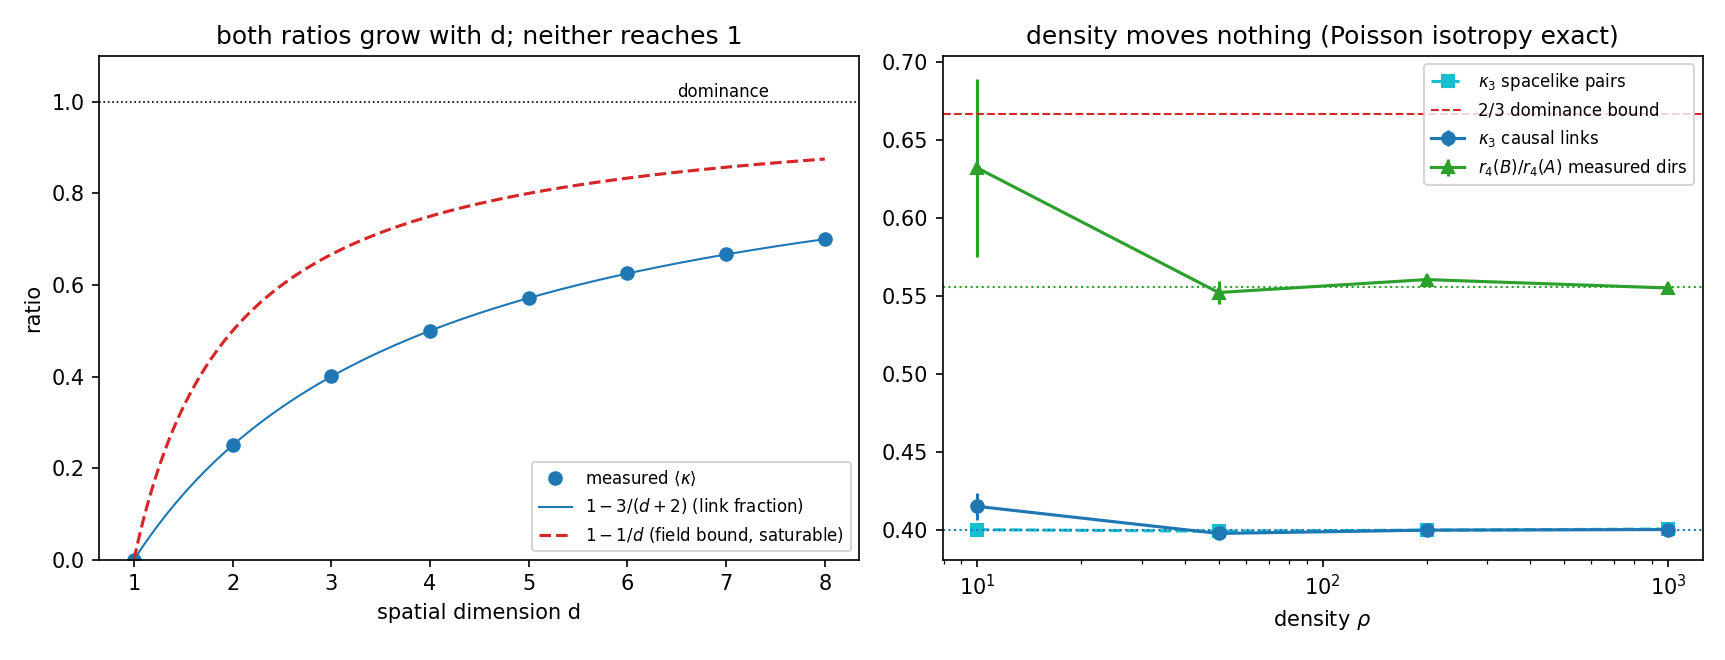

The script that saved this image:
"""SD3 -- does K/S grow with any network parameter (d, rho, link type)?

Pre-registered (SKYRME_DOMINANCE.md addendum, items 2, 3, 5, 9):

  (a) mean cross-channel fraction of an isotropic link direction:
      <kappa>(d) = 1 - 3/(d+2): d=1 -> 0 (no commutator channel), d=2 -> 1/4,
      d=3 -> 2/5, d=4 -> 1/2, d=5 -> 4/7, d->inf -> 1. GROWS with d, but
  (b) the field bound K <= (1-1/d) S and the net-quartic gap
      3S-2K >= (1+2/d) S > 0 close in step: no d reaches dominance;
  (c) density: Poisson isotropy is exact at every rho (spatial directions of
      causal links in a diamond are uniform on S^2 by symmetry). Prediction:
      kappa(rho) = const = 2/5 within noise ~ N_links^{-1/2}; the SC2-style
      residual ratio r4(B)/r4(A) on MEASURED link directions = 5/9 at every
      rho. The 4-component fraction of causal links deviates from the
      isotropic 1/2 (timelike component dominates near the diagonal);
  (d) link type: spacelike (unrelated) pairs have a different time/space
      split but their SPATIAL direction statistics are also isotropic ->
      same 2/5, same 5/9.

  DEATH CRITERION (charter, SUCESSO PARCIAL): some regime with field
  K/S > 2/3. SD1 proved that pointwise-impossible in d=3; here the scan
  verifies no measured regime even approaches the per-link proxy bound.
"""

from __future__ import annotations

import json
import sys
from pathlib import Path

import matplotlib

matplotlib.use("Agg")
import matplotlib.pyplot as plt
import numpy as np

sys.path.insert(0, str(Path(__file__).resolve().parent))
import sd_core as sd

RHOS = [10, 50, 200, 1000]
N_SEEDS = 20
DIMS = list(range(1, 9))


def dimension_scan(rng, n=400_000):
    out = {}
    for d in DIMS:
        dirs = sd.unit_directions(n, d, rng)
        kap = sd.cross_channel_fraction(dirs)
        out[d] = {"kappa_mean": float(np.mean(kap)),
                  "kappa_sem": float(np.std(kap) / np.sqrt(n)),
                  "predicted": 1.0 - 3.0 / (d + 2),
                  "field_bound_K_over_S": 1.0 - 1.0 / max(d, 1),
                  "net_quartic_gap_factor": 1.0 + 2.0 / d}
    return out


def density_scan():
    rows = {}
    for rho in RHOS:
        kap3, kap4, ratio59, kap3_sp = [], [], [], []
        n_links_all = []
        for seed in range(N_SEEDS):
            rng = np.random.default_rng(7000 + 100 * rho + seed)
            t, x = sd.sprinkle_diamond(rho, rng)
            links = sd.causal_links(t, x)
            if len(links) == 0:
                continue
            i, j = links[:, 0], links[:, 1]
            dx = x[j] - x[i]
            dt = (t[j] - t[i])[:, None]
            # spatial unit directions of causal links (skip dx ~ 0)
            r = np.linalg.norm(dx, axis=1)
            ok = r > 1e-12
            e3 = dx[ok] / r[ok, None]
            kap3.append(float(np.mean(sd.cross_channel_fraction(e3))))
            # 4-component (Euclidean-normalised) direction fractions
            v4 = np.concatenate([dt, dx], axis=1)
            e4 = v4 / np.linalg.norm(v4, axis=1, keepdims=True)
            kap4.append(float(np.mean(sd.cross_channel_fraction(e4))))
            # SC2-style residual ratio on the MEASURED spatial directions
            g = 0.05
            rA = sd.sc.quartic_residual(sd.sc.config_A(g), e3, 1.0)
            rB = sd.sc.quartic_residual(sd.sc.config_B(g), e3, 1.0)
            ratio59.append(rB / rA)
            n_links_all.append(int(len(links)))
            # spacelike (unrelated) pairs: sample up to the same count
            n_el = len(t)
            ii = rng.integers(0, n_el, size=4 * len(links))
            jj = rng.integers(0, n_el, size=4 * len(links))
            dxs = x[jj] - x[ii]
            dts = t[jj] - t[ii]
            r2 = np.sum(dxs ** 2, axis=1)
            sp_mask = (dts ** 2 < r2) & (r2 > 1e-24)
            if np.any(sp_mask):
                es = dxs[sp_mask] / np.sqrt(r2[sp_mask])[:, None]
                kap3_sp.append(float(np.mean(sd.cross_channel_fraction(es))))
        rows[rho] = {
            "n_links_mean": float(np.mean(n_links_all)),
            "kappa3_causal": sd.seed_stats(kap3),
            "kappa3_spacelike": sd.seed_stats(kap3_sp),
            "kappa4_causal": sd.seed_stats(kap4),
            "ratio_B_over_A": sd.seed_stats(ratio59),
            "predicted": {"kappa3": 0.4, "kappa4_isotropic_ref": 0.5,
                          "ratio": 5.0 / 9.0},
        }
    return rows


def main():
    rng = np.random.default_rng(20260612)
    dscan = dimension_scan(rng)
    rscan = density_scan()

    # verdicts against pre-registration
    kappa_ok = all(abs(dscan[d]["kappa_mean"] - dscan[d]["predicted"]) <
                   5 * dscan[d]["kappa_sem"] + 1e-3 for d in DIMS)
    rho_const = all(abs(rscan[r]["kappa3_causal"]["mean"] - 0.4) <
                    5 * rscan[r]["kappa3_causal"]["sem"] + 5e-3 for r in RHOS)
    ratio_ok = all(abs(rscan[r]["ratio_B_over_A"]["mean"] - 5.0 / 9.0) <
                   5 * rscan[r]["ratio_B_over_A"]["sem"] + 5e-3 for r in RHOS)
    any_dominance = any(rscan[r]["kappa3_causal"]["mean"] > 2.0 / 3.0
                        for r in RHOS)

    payload = {
        "dimension_scan": {str(d): dscan[d] for d in DIMS},
        "density_scan": {str(r): rscan[r] for r in RHOS},
        "verdict": {
            "kappa_d_formula_confirmed": bool(kappa_ok),
            "kappa_rho_constant_2_5": bool(rho_const),
            "residual_ratio_5_9_all_rho": bool(ratio_ok),
            "any_regime_above_2_3": bool(any_dominance),
            "note": ("kappa grows with d but the field bound (1-1/d) and the "
                     "net gap (1+2/d)S grow/shrink in step: no dimension and "
                     "no density reaches dominance; rho does not move the "
                     "ratio at all (isotropy is exact at every rho)."),
        },
    }
    sd.save_json("SD3_ratio_scan.json", payload)

    fig, (ax1, ax2) = plt.subplots(1, 2, figsize=(11.5, 4.4))
    ds = np.array(DIMS, dtype=float)
    ax1.plot(ds, [dscan[d]["kappa_mean"] for d in DIMS], "o", color="tab:blue",
             label=r"measured $\langle\kappa\rangle$")
    dd = np.linspace(1, 8, 200)
    ax1.plot(dd, 1 - 3 / (dd + 2), "-", color="tab:blue", lw=1,
             label=r"$1-3/(d+2)$ (link fraction)")
    ax1.plot(dd, 1 - 1 / dd, "--", color="tab:red",
             label=r"$1-1/d$ (field bound, saturable)")
    ax1.axhline(1.0, color="k", lw=0.8, ls=":")
    ax1.text(6.5, 1.01, "dominance", fontsize=8)
    ax1.set_xlabel("spatial dimension d")
    ax1.set_ylabel("ratio")
    ax1.set_ylim(0, 1.1)
    ax1.set_title("both ratios grow with d; neither reaches 1")
    ax1.legend(fontsize=8)

    rs = np.array(RHOS, dtype=float)
    m3 = [rscan[r]["kappa3_causal"]["mean"] for r in RHOS]
    s3 = [rscan[r]["kappa3_causal"]["sem"] for r in RHOS]
    msp = [rscan[r]["kappa3_spacelike"]["mean"] for r in RHOS]
    m59 = [rscan[r]["ratio_B_over_A"]["mean"] for r in RHOS]
    s59 = [rscan[r]["ratio_B_over_A"]["sem"] for r in RHOS]
    ax2.errorbar(rs, m3, yerr=s3, fmt="o-", color="tab:blue",
                 label=r"$\kappa_3$ causal links")
    ax2.plot(rs, msp, "s--", color="tab:cyan", label=r"$\kappa_3$ spacelike pairs")
    ax2.errorbar(rs, m59, yerr=s59, fmt="^-", color="tab:green",
                 label=r"$r_4(B)/r_4(A)$ measured dirs")
    ax2.axhline(0.4, color="tab:blue", ls=":", lw=1)
    ax2.axhline(5 / 9, color="tab:green", ls=":", lw=1)
    ax2.axhline(2 / 3, color="tab:red", ls="--", lw=1, label="2/3 dominance bound")
    ax2.set_xscale("log")
    ax2.set_xlabel(r"density $\rho$")
    ax2.set_title("density moves nothing (Poisson isotropy exact)")
    ax2.legend(fontsize=8)
    fig.tight_layout()
    fig.savefig(Path(__file__).resolve().parent / "SD3_ratio_scan.png", dpi=150)

    print(json.dumps(payload["verdict"], indent=2))
    print(json.dumps({str(r): {"kappa3": rscan[r]["kappa3_causal"]["mean"],
                               "kappa4": rscan[r]["kappa4_causal"]["mean"],
                               "ratio": rscan[r]["ratio_B_over_A"]["mean"],
                               "n_links": rscan[r]["n_links_mean"]}
                      for r in RHOS}, indent=2))


if __name__ == "__main__":
    main()
